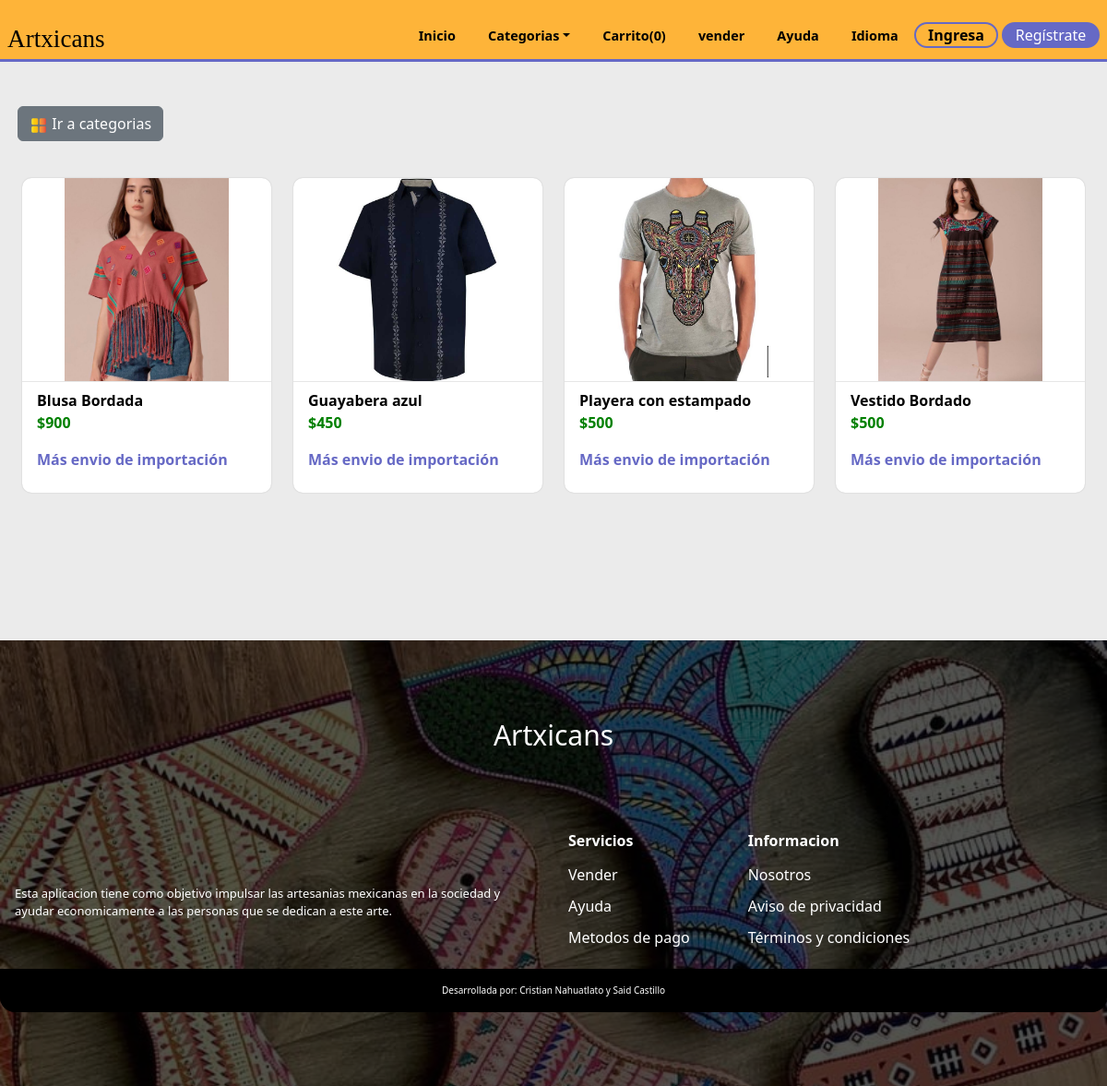
Before: /pcategoria.php?op=Ropa with the older database file.
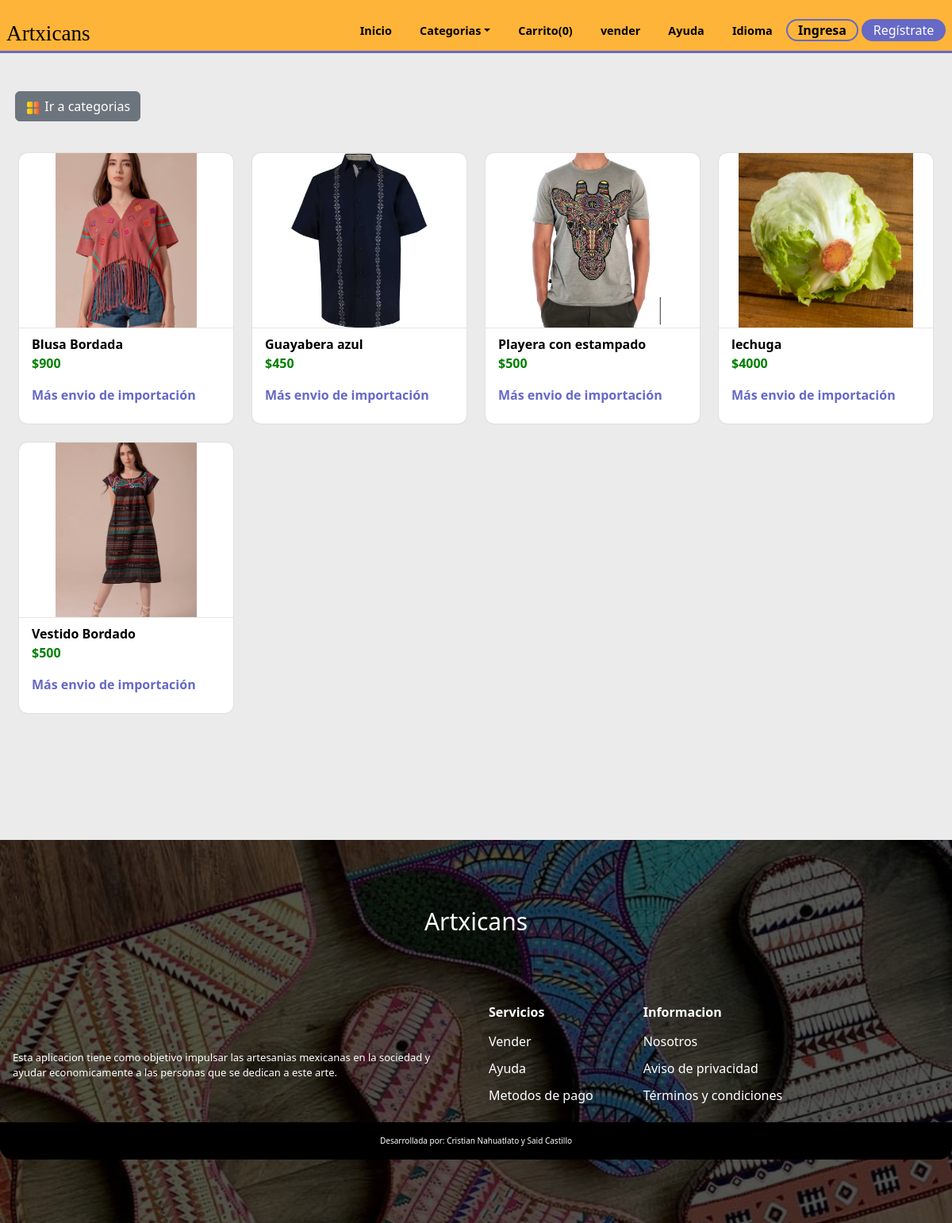
After: the same page with the newer database file.
### tables this page shows
CREATE TABLE `products` (
  `id_product` int(11) NOT NULL,
  `product` varchar(80) NOT NULL,
  `image1` varchar(80) NOT NULL,
  `price` int(11) NOT NULL,
  `description` varchar(250) NOT NULL,
  `category` varchar(30) NOT NULL,
  `stock` int(11) NOT NULL,
  `image2` varchar(30) NOT NULL,
  `image3` varchar(30) NOT NULL,
  `ID_registro` int(11) DEFAULT NULL
);

### global/mensaje.php (called while the page is built, shortened)
<?php
    if(@!$_SESSION['user']){
        $mensaje = "vender";
    }
?>

### pcategoria.php (the view, shortened to what this page needs)
<?php
  include 'templates/cabecera.php';
?>
<div class="d-grid gap-2 d-md-flex justify-content-start cat">
  <button class="btn btn-secondary me-md-2 mb-2 mt-5 categories-btn" type="button" onclick="location.href='categories.php'"><img src="./assets/utilities/categorias.png" class="categories-icon" alt="categories-icon"> Ir a categorias</button>
</div>
  <section class='container-products'>
    <div class='mainContent grid'>
      <?php
      if (isset($_GET['op']))
          {
            $opcion = $_GET['op'];
            $query = "SELECT * FROM `products` WHERE category = '$opcion' AND stock > 0 ORDER BY rand() LIMIT 12";
            $result = $conn ->query($query) or die ($conn->error);
            if ( $result->num_rows == 0 )
              {
      ?>
                <div class="alert alert-danger">No hay productos por el momento</div>
      <?php   }
            else
              {
                while($row = mysqli_fetch_array($result))
                  {
      ?>
                    <div class="single-product">
                      <a href="product.php?id_product=<?php echo $row['id_product'];?>" class='referencia'>
                        <div class='imgDiv'>
                            <img src="assets/products/<?php echo $row['image1'];?>"  alt="<?php echo $row['product']?>">
                        </div>
                        <div class="card-info">
                          <span class="product-title"><?php echo $row['product'];?></span>
                          <span class="price">$<?php echo $row['price'];?></span>
                          <span class="shipping">Más envio de importación</span>
                        </div>
                      </a>
                    </div>
      <?php       }?>
      <?php   }?>
    <?php }?>
    </div>
  </section>
<?php
  include('templates/pie.php');
?>

### templates/cabecera.php (shortened to what this page needs)
<!DOCTYPE html>
<html lang="es">
  <head>
    <link rel="stylesheet" href="./styles/bootstrap-5.2.3-dist/css/bootstrap.min.css">
    <link rel="stylesheet" href="styles/pages/signup-login.css?v=2" />
    <link rel="stylesheet" href="./styles/home/products.css?v=2">
    <link rel="stylesheet" href="./styles/home/searchbox.css?v=2" />
    <link rel="stylesheet" href="./styles/footer/footer.css?v=2" />
    <link rel="stylesheet" href="./styles/home/main.css?v=2" />
    <link rel="stylesheet" href="./styles/header/header.css?v=2" />
    <link rel="stylesheet" href="./styles/pages/products.css?v=2" />
    <link rel="stylesheet" href="./styles/pages/sellers.css?v=2" />
    <link rel="stylesheet" href="./styles/pages/reg_seller.css?v=2" />
    <link rel="stylesheet" href="./styles/pages/categories.css?v=2" />
    <link rel="stylesheet" href="./styles/pages/help.css?v=2" />
    <link rel="stylesheet" href="./styles/pages/profile.css?v=2" />
    <link rel="stylesheet" href="./styles/pages/chats.css?v=2" />
    <link rel="stylesheet" href="index.css?v=2" />
    <link href='https://unpkg.com/boxicons@2.0.9/css/boxicons.min.css' rel='stylesheet'>
  </head>
  <body>
    <header class="header">
      <nav class="navigation">
        <div class="logo">
          <a href="index.html">Artxicans</a>
        </div>
        <div class="navbar" id="navbar">
          <ul class="navList">
            <li class="navItem"><a href="index.php">Inicio</a></li>
            <li class="navItem dropdown set-categories">
              <a
                href=""
                class="dropdown-toggle"
                data-bs-toggle="dropdown"
                aria-expanded="false"
                >Categorias</a
              >
            </li>
            <li class="navItem"><a href="cart.php">Carrito(<?php echo (empty($_SESSION['cart']))?0: count($_SESSION['cart']); ?>)</a></li>
            <?php include "global/mensaje.php"?>
            <li class="navItem"><a href="helpers/validate-seller.php"><?php echo $mensaje;?></a></li>
            <li class="navItem"><a href="help.php">Ayuda</a></li>
            <li class="navItem"><a data-bs-toggle="modal" data-bs-target="#translateModal" style="cursor:pointer;">Idioma</a></li>
            <?php if(@!$_SESSION['user']){?>
            <div class="headerBtn">
              <button class="loginBtn" onclick="location.href='login.php'">
                <a>Ingresa</a>
              </button>
              <button class="btn-header2 signBtn" onclick="location.href='signup.php'">
                <a>Regístrate</a>
              </button>
            </div>
              <?php }?>
          </ul>
        </div>
      </nav>
    </header>

### templates/pie.php (shortened to what this page needs)
 <section class="footer">
  <div class="footer-img">
    <img src="assets/material/tablas.jpg" alt="footer">
  </div>
  <div class="fooContent">
    <div class="contactsDiv flex">
      <div class="footer-text">
        <small>Artxicans</small>
      </div>
    </div>
  <div class="footerCard flex">
    <div class="footerIntro flex">
      <div class="footerParagraph">
      Esta aplicacion tiene como objetivo impulsar las artesanias mexicanas en la sociedad
      y ayudar economicamente a las personas que se dedican a este arte.
      </div>
    </div>
    <div class="footerLinks grid">
      <div class="linkGroup">
        <span class="groupTitle">
          Servicios
        </span>
        <li class="footerList flex"><a href="helpers/validate-seller.php">Vender</a></li>
        <li class="footerList flex"><a href="./help.php">Ayuda</a></li>
        <li class="footerList flex"><a href="./">Metodos de pago</a></li>
      </div>
      <div class="linkGroup">
        <span class="groupTitle">
          Informacion
        </span>
        <li class="footerList flex"><a href="./about.php">Nosotros</a></li>
        <li class="footerList flex"><a data-bs-toggle="modal" data-bs-target="#ModalPrivacidad">Aviso de privacidad</a></li>
        <li class="footerList flex"><a data-bs-toggle="modal" data-bs-target="#ModalTerminos">Términos y condiciones</a></li>
      </div>
      </div>
      <div class="footer-end flex">
        <small>Desarrollada por:  Cristian Nahuatlato y Said Castillo</small>
      </div>
    </div>
  </div>
</section>
  </body>
</html>

### styles/home/products.css (style rules this page uses)
.mainContent { padding: 2rem 0 2rem; padding-left: 1.5rem; padding-right: 1.5rem; justify-content: center; gap: 1.5rem; }
.single-product { height: 100%; display: grid; row-gap: 10px; border-radius: 10px; align-items: center; box-shadow: 0 0 0.1em rgba(0,0,0,0.2); background-color: rgb(255, 255, 255); cursor: pointer; transition-property: box-shadow; overflow: hidden; }
.imgDiv { height: 220px; width: 100%; overflow: hidden; }
.imgDiv img { height: 100%; width: 100%; object-fit:contain; transition: hidden; }
.card-info { border-top: 1px solid rgb(230, 230, 230); padding: 0.5rem 1rem; display: flex; flex-flow: column; flex-wrap: wrap; }
.card-info * + * { display: block; margin-bottom: 1rem; }
.price { font-weight: bold; color: green; }
.product-title { font-weight: bold; color: black; }
.shipping { color: var(--second-alpha-color); font-weight: bold; }
@media screen and (min-width:420px) { .mainContent { grid-template-columns: repeat(2,1fr); } }
@media screen and (min-width:420px) { .single-product { height: auto; } }
@media screen and (min-width:720px) { .mainContent { grid-template-columns: repeat(3,1fr); } }
@media screen and (min-width:720px) { .single-product { height: auto; } }
@media screen and (min-width:1024px) { .mainContent { grid-template-columns: repeat(4,1fr); } }
@media screen and (min-width:1024px) { .single-product { height: auto; } }

### styles/footer/footer.css (style rules this page uses)
.footer { width: 100%; position: relative; padding: 2rem 0; display: flex; align-items: center; justify-content: center; margin:auto; margin-bottom: 4rem; margin-top: 8rem; }
.footer-img { position: absolute; height: 100%; width: 100%; }
.footer-img img { height: 100%; object-fit: cover; width: 100vw; }
.footer-img::after { content: ''; position: absolute; background: rgba(10, 10, 10, 0.7); top: 0; bottom: 0; right: 0; left: 0; mix-blend-mode: multiply; }
.fooContent { width: 100%; height: max-content; padding: 2rem initial; display: flex; justify-content: center; align-items: center; flex-direction: column; margin: auto; row-gap: 2rem; z-index: 100; }
.contactsDiv { justify-content: space-between; flex-direction: column; gap: 1rem; }
.footer-text small { font-size: 30px; font-weight: 400; color: white; }
.footerCard { position: relative; padding: 1rem 1rem 4rem; gap: 2rem; border-radius: 1rem; width: 100%; justify-content: center; flex-direction: column; align-items: center; overflow: hidden; }
.footerIntro { flex-basis: 50%; justify-content: center; align-items: flex-start; flex-direction: column; row-gap: .5rem; }
.footerParagraph { font-size: 13px; color: white; }
.footerLinks { flex-basis: 50%; width: 100%; gap: 1rem; grid-template-columns: repeat(2,1fr); justify-content: space-between; }
.linkGroup .groupTitle { display: block; font-weight: 600; color: white; margin-bottom:.5rem; }
.footerList { font-size: 15px; color: white; transition: .3s ease-in-out; cursor: pointer; }
.footer-end { flex-direction: column; position: absolute; bottom: 0; left: 0; right: 0; background: black; padding: 1rem 2rem; }
.footer-end small { font-size: 10px; color: white; }
.footerList a { color: white; }
@media screen and (min-width:840px) { .footer { padding: 5rem 0; margin-bottom: 0; } }
@media screen and (min-width:840px) { .footerCard { flex-direction: row; } }
@media screen and (min-width:840px) { .footerLinks { grid-template-columns: repeat(3,1fr); padding-bottom: 1rem; } }
@media screen and (min-width: 1024px) { .footerCard { padding: 3rem 1rem; } }
@media screen and (min-width: 1024px) { .footerIntro { font-size: 15px; color: white; } }
@media screen and (min-width: 1024px) { .footerList { font-size: 16px; padding: 5px 0; } }

### styles/home/main.css (style rules this page uses)
.set-categories { display: none; }
.categories-btn { margin-left: 1.2rem; }
.categories-icon { width: 20px; height: 20px; }
@media screen and (min-width: 768px) { .set-categories { display: block; } }
body { top:0px !important; }

Changed rows visible on the page:
added products: image1+product (picture), product "lechuga", price "4000"
